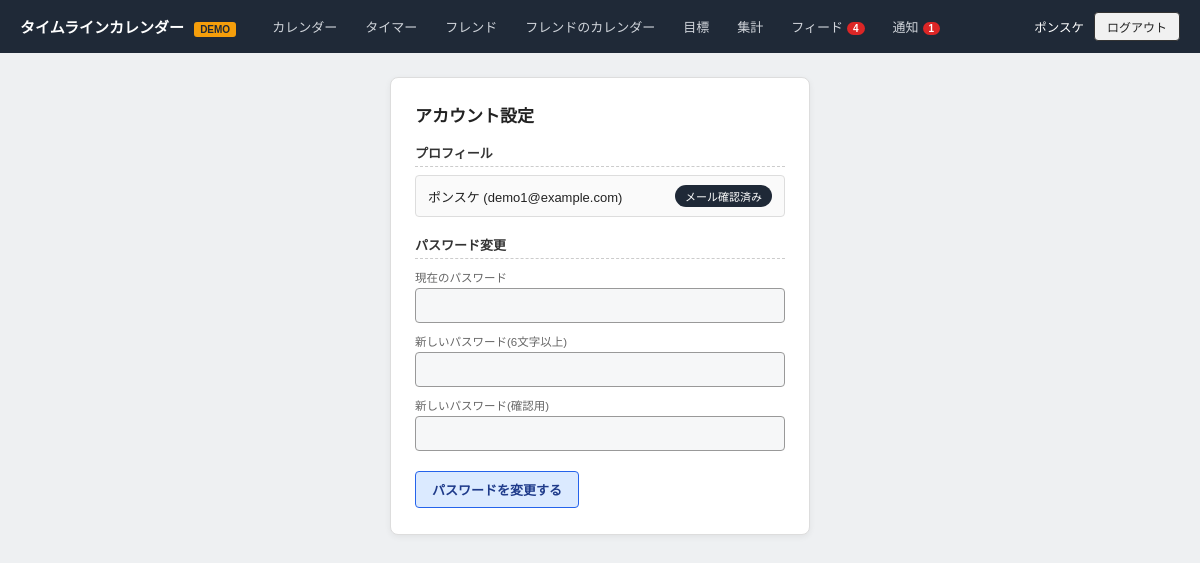
/account (signed in), run on the app's committed database.
### tables this page shows
CREATE TABLE users (
            id INTEGER PRIMARY KEY AUTOINCREMENT,
            display_name TEXT NOT NULL,
            email TEXT NOT NULL UNIQUE,
            password_hash TEXT NOT NULL,
            email_verified BOOLEAN NOT NULL DEFAULT 1,
            created_at TEXT NOT NULL
        );

### app.py (the view, shortened to what this page needs)
@app.route("/account", methods=["GET", "POST"])
@login_required
def account_settings():
    return render_template("account.html")

### app.py (called while the page is built)
@app.before_request
def load_logged_in_user():
    g.user = None
    user_id = session.get("user_id")
    if user_id:
        g.user = db.get_user_by_id(user_id)
        if g.user is None:
            session.clear()

@app.before_request
def require_email_verified():
    if g.user and not g.user["email_verified"] and request.endpoint not in VERIFY_EXEMPT_ENDPOINTS:
        return redirect(url_for("verify_notice"))

def login_required(view):
    @wraps(view)
    def wrapped(*args, **kwargs):
        if g.user is None:
            return redirect(url_for("login", next=request.path))
        return view(*args, **kwargs)
    return wrapped

@app.context_processor
def inject_badges():
    if g.user:
        return {
            "unread_notifications": db.unread_notification_count(g.user["id"]),
            "unread_feed": db.get_feed_unread_count(g.user["id"]),
        }
    return {}

### db.py (called while the page is built)
def get_connection():
    conn = sqlite3.connect(DB_PATH)
    conn.row_factory = sqlite3.Row
    conn.execute("PRAGMA foreign_keys = ON")
    return conn

def get_user_by_id(user_id):
    conn = get_connection()
    try:
        row = conn.execute("SELECT * FROM users WHERE id = ?", (user_id,)).fetchone()
        return dict(row) if row else None
    finally:
        conn.close()

def get_feed(user_id, limit=50):
    conn = get_connection()
    try:
        rows = conn.execute(
            """
            SELECT e.id, e.user_id, u.display_name, e.title, e.start_at, e.end_at, e.created_at
            FROM events e
            JOIN users u ON u.id = e.user_id
            JOIN friendships f
              ON (f.requester_id = ? AND f.addressee_id = e.user_id)
              OR (f.addressee_id = ? AND f.requester_id = e.user_id)
            WHERE f.status = 'accepted' AND e.visibility = 'public'
            ORDER BY e.created_at DESC
            LIMIT ?
            """,
            (user_id, user_id, limit),
        ).fetchall()
        return [dict(r) for r in rows]
    finally:
        conn.close()

def get_feed_last_read(user_id):
    conn = get_connection()
    try:
        row = conn.execute("SELECT last_read_at FROM feed_reads WHERE user_id = ?", (user_id,)).fetchone()
        return row["last_read_at"] if row else None
    finally:
        conn.close()

def get_feed_unread_count(user_id):
    last_read = get_feed_last_read(user_id)
    feed = get_feed(user_id, limit=200)
    if last_read is None:
        return len(feed)
    return sum(1 for item in feed if item["created_at"] > last_read)

### templates/account.html (shortened to what this page needs)
{% extends "base.html" %}
{% block content %}
<div class="form-window">
  <h1>アカウント設定</h1>
  <div class="section-title">プロフィール</div>
  <div class="list-row">
    <span>{{ g.user.display_name }} ({{ g.user.email }})</span>
    <span class="badge" style="margin:0;">{{ 'メール確認済み' if g.user.email_verified else '未確認' }}</span>
  </div>
  <div class="section-title">パスワード変更</div>
  <form method="post">
    <label class="field-label">現在のパスワード</label>
    <input class="field" type="password" name="current_password" required>
    <label class="field-label">新しいパスワード(6文字以上)</label>
    <input class="field" type="password" name="new_password" required minlength="6">
    <label class="field-label">新しいパスワード(確認用)</label>
    <input class="field" type="password" name="new_password2" required minlength="6">
    <div class="form-actions">
      <button type="submit" class="btn btn-primary">パスワードを変更する</button>
    </div>
  </form>
</div>
{% endblock %}

### templates/base.html (shortened to what this page needs)
<!DOCTYPE html>
<html lang="ja">
<head>
<link rel="stylesheet" href="{{ url_for('static', filename='style.css') }}">
</head>
<body>
{% if g.user %}
<header class="topbar">
  <div class="brand">タイムラインカレンダー <span class="demo-badge">DEMO</span></div>
  <nav class="topnav">
    <a href="{{ url_for('calendar_view') }}" class="{{ 'active' if request.endpoint in ('calendar_view',) else '' }}">カレンダー</a>
    <a href="{{ url_for('timer_view') }}" class="{{ 'active' if request.endpoint == 'timer_view' else '' }}">タイマー</a>
    <a href="{{ url_for('friends_view') }}" class="{{ 'active' if request.endpoint == 'friends_view' else '' }}">フレンド</a>
    <a href="{{ url_for('select_friend_calendar') }}" class="{{ 'active' if request.endpoint == 'select_friend_calendar' or request.endpoint == 'friend_calendar_view' else '' }}">フレンドのカレンダー</a>
    <a href="{{ url_for('goals_view') }}" class="{{ 'active' if request.endpoint == 'goals_view' else '' }}">目標</a>
    <a href="{{ url_for('reports_view') }}" class="{{ 'active' if request.endpoint == 'reports_view' else '' }}">集計</a>
    <a href="{{ url_for('feed_view') }}" class="{{ 'active' if request.endpoint == 'feed_view' else '' }}">フィード{% if unread_feed %}<span class="nav-badge">{{ unread_feed }}</span>{% endif %}</a>
    <a href="{{ url_for('notifications_view') }}" class="{{ 'active' if request.endpoint == 'notifications_view' else '' }}">通知{% if unread_notifications %}<span class="nav-badge">{{ unread_notifications }}</span>{% endif %}</a>
  </nav>
  <div class="user-area">
    <a href="{{ url_for('account_settings') }}" class="user-name-link">{{ g.user.display_name }}</a>
    <form method="post" action="{{ url_for('logout') }}" style="display:inline;">
      <button type="submit" class="btn btn-sm">ログアウト</button>
    </form>
  </div>
</header>
{% endif %}
<main class="page">
  {% block content %}{% endblock %}
</main>
</body>
</html>

### static/style.css (style rules this page uses)
:root { --line: #999; --line-dark: #333; --bg-page: #eef0f2; --bg-card: #ffffff; --field-bg: #f6f7f8; --accent: #2563eb; --accent-bg: #dbeaff; --today: #fff3cd; --busy: #dbeeff; }
* { box-sizing: border-box; }
body { margin: 0; font-family: "Hiragino Kaku Gothic ProN", "Yu Gothic", "Meiryo", sans-serif; background: var(--bg-page); color: #222; }
.topbar { display: flex; align-items: center; background: #1f2937; color: #fff; padding: 10px 20px; gap: 24px; }
.brand { font-weight: bold; font-size: 15px; }
.demo-badge { background: #f59e0b; color: #1f2937; font-size: 10px; font-weight: bold; padding: 2px 6px; border-radius: 3px; margin-left: 6px; vertical-align: middle; }
.topnav { display: flex; gap: 4px; flex: 1; }
.topnav a { color: #d1d5db; text-decoration: none; font-size: 13px; padding: 6px 12px; border-radius: 4px; }
.user-area { display: flex; align-items: center; gap: 10px; font-size: 12.5px; }
.page { max-width: 980px; margin: 24px auto; padding: 0 16px; }
.auth-window, .form-window { max-width: 420px; background: var(--bg-card); border: 1px solid #ddd; border-radius: 8px; padding: 24px; margin: 0 auto; box-shadow: 0 2px 6px rgba(0,0,0,0.06); }
h1 { font-size: 17px; margin: 0 0 16px; }
.field-label { font-size: 11.5px; color: #666; margin: 10px 0 3px; display: block; }
.field, input.field, textarea.field { width: 100%; border: 1px solid var(--line); background: var(--field-bg); border-radius: 4px; padding: 9px 10px; font-size: 13.5px; color: #222; font-family: inherit; }
.btn { display: inline-block; border: 1px solid var(--line-dark); background: #f1f1f1; padding: 8px 16px; border-radius: 4px; font-size: 13px; cursor: pointer; color: #222; text-decoration: none; margin: 2px 0; }
.btn-primary { background: var(--accent-bg); border-color: var(--accent); font-weight: bold; color: #1e3a8a; }
.btn-sm { padding: 5px 12px; font-size: 12px; }
.form-actions { margin-top: 18px; display: flex; gap: 8px; flex-wrap: wrap; }
.section-title { font-weight: bold; font-size: 13px; margin: 18px 0 8px; padding-bottom: 4px; border-bottom: 1px dashed #ccc; color: #333; }
.section-title:first-of-type { margin-top: 0; }
.list-row { display: flex; align-items: center; justify-content: space-between; border: 1px solid #ddd; border-radius: 4px; padding: 9px 12px; margin-bottom: 6px; font-size: 13px; background: #fafafa; }
.badge { display: inline-block; background: #1f2937; color: #fff; font-size: 11px; padding: 3px 10px; border-radius: 12px; margin-bottom: 10px; }
.nav-badge { display: inline-block; background: #dc2626; color: #fff; font-size: 10px; font-weight: bold; padding: 1px 6px; border-radius: 10px; margin-left: 4px; vertical-align: middle; }
.user-name-link { color: #fff; text-decoration: none; font-size: 12.5px; }

### data on the page
users: user.display_name "ポンスケ", user.email "demo1@example.com", email_verified "メール確認済み"

### other printed values
{{ unread_feed }} "4"
{{ unread_notifications }} "1"
